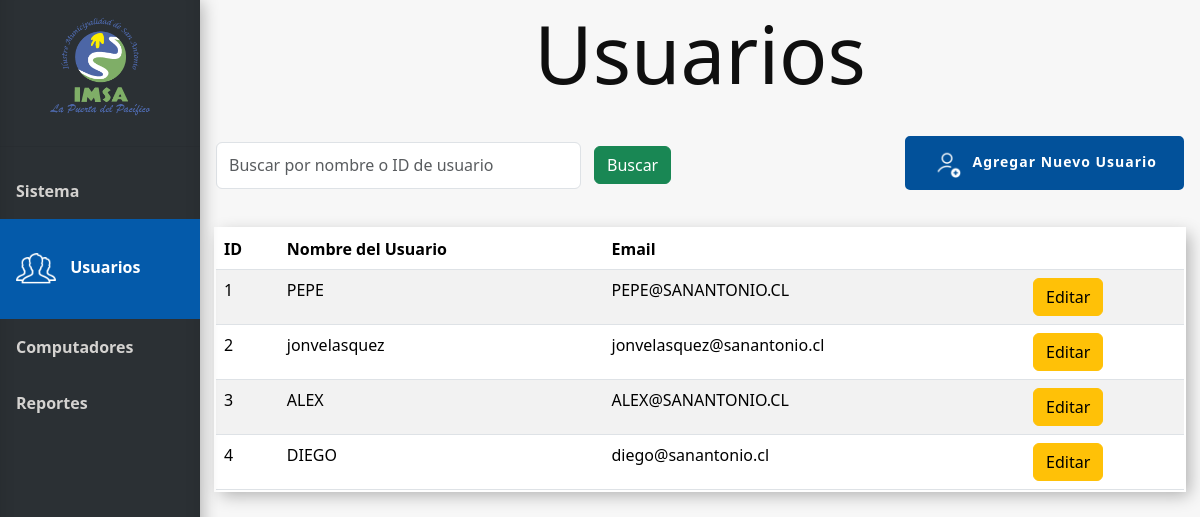
The page /usuarios on the database as committed earlier.
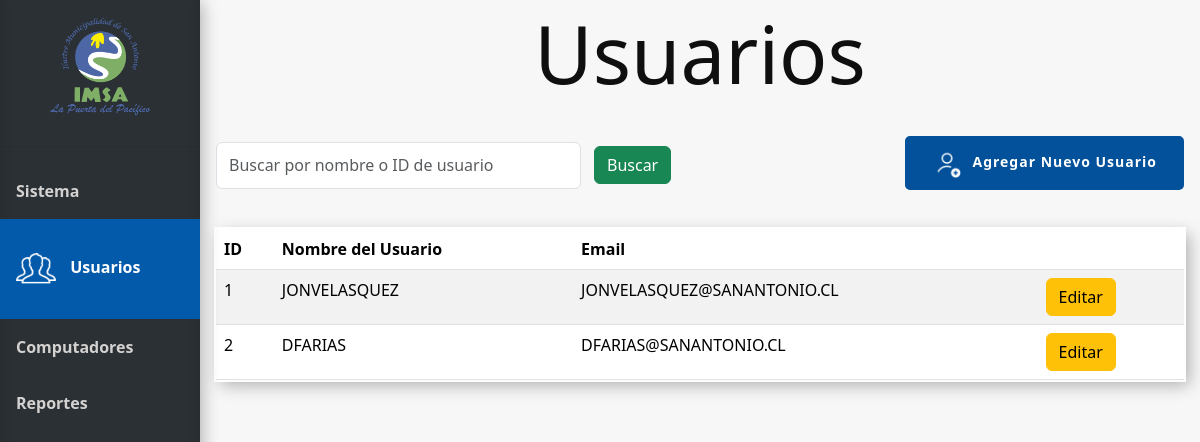
The same page on the database as committed later.
### tables this page shows
CREATE TABLE Usuario (
    Id_usuario INTEGER PRIMARY KEY AUTOINCREMENT,
    Nombre_user VARCHAR(100),
    Email VARCHAR(100)
);

### app.py (the view)
@app.route('/usuarios', methods=['GET'])
def usuarios():
    conn = get_db_connection()
    search_query = request.args.get('search', '')
    query = '''SELECT Usuario.Id_usuario, Usuario.Nombre_user, Usuario.Email FROM Usuario Where 1 = 1'''
    pcs = conn.execute("SELECT * FROM Pc").fetchall()
    params = []
    if search_query:
        query += ' AND (Usuario.Nombre_user LIKE ?  OR Usuario.Id_usuario LIKE ?)'
        params.extend(['%' + search_query + '%', '%' + search_query + '%'])
    users = conn.execute(query, params).fetchall()
    conn.close()
    return render_template('usuarios.html', users=users, pcs=pcs)

### app.py (called while the page is built)
def get_db_connection():
    conn = sqlite3.connect('database.db')
    conn.row_factory = sqlite3.Row
    return conn

### templates/usuarios.html (shortened to what this page needs)
{% extends 'base.html' %}
{% block head %}
<link rel="stylesheet" href="{{ url_for('static', filename='css/style_usuarios.css') }}">
{% endblock %}
{% block content %}
<h1 class="block-effect" style="--td:0.3s">
    <div class="block-reveal" style="--bc: #2b3034; --d: 0.5s">Usuarios</div>
</h1>
<div class="head">
    <div class="filtros">
        <form method="get" action="{{ url_for('usuarios') }}" id="filtro-form">
            <div class="filtro">
                <input class="form-control me-2" type="search" name="search"
                    placeholder="Buscar por nombre o ID de usuario" aria-label="Search"
                    value="{{ request.args.get('search', '') }}">
                <button class="btn btn-success" type="submit">Buscar</button>
            </div>
        </form>
    </div>
    <div class="Botones_Usuario">
        <button class="button_slide slide_left" data-bs-toggle="modal" data-bs-target="#ModalAgregarUsuario"><img
                id="agregar" src="{{ url_for('static', filename='img/icon-agregar-usuario.png') }}" alt="icon-agregar"
                width="30px"><b>Agregar Nuevo Usuario</b></button>
    </div>
</div>
{% if users %}
<table class="table table-responsive-md table-striped mt-3">
    <thead>
        <tr>
            <th>ID</th>
            <th>Nombre del Usuario</th>
            <th class="responsive">Email</th>
            <th></th>
        </tr>
    </thead>
    <tbody>
        {% for row in users %}
        <tr>
            <td>{{ row['Id_usuario'] }}</td>
            <td>{{ row['Nombre_user'] }}</td>
            <td class="responsive">{{ row['email'] }}</td>
            <td>
                <a href="{{ url_for('editar_usuario', id=row['Id_usuario']) }}" class="btn btn-warning">Editar</a>
            </td>
        </tr>
        {% endfor %}
    </tbody>
</table>
{% else %}
<tr>
    <div class="alert alert-danger" role="alert">
        No existen registros.
    </div>
</tr>
{% endif %}
{% endblock %}

### templates/base.html (shortened to what this page needs)
<!doctype html>
<html lang="en">
<head>
  {% block head %} {% endblock %}
  <link rel="stylesheet" href="{{ url_for('static', filename='css/style_base.css') }}">
  <link href="https://cdn.jsdelivr.net/npm/bootstrap@5.3.3/dist/css/bootstrap.min.css" rel="stylesheet"
>
</head>
<body>
  <div class="sidebar" style="display: flex; flex-direction: column;">
    <div class="tituloMenu">
        <img src="{{ url_for('static', filename='img/logo.png') }}" alt="Logo-IMSA" width="100px">
    </div>
    <hr>
    <a href="{{ url_for('index') }}" class="slide_right {% if request.endpoint == 'index' %}active{% endif %}">
        <b>Sistema</b>
    </a>
    <a href="{{ url_for('usuarios') }}" class="slide_right {% if request.endpoint == 'usuarios' %}active{% endif %}">
        <img id="icon-usuarios" class="menu-icon {% if request.endpoint == 'usuarios' %}show{% endif %}" src="{{ url_for('static', filename='img/icon-usuarios.png') }}" alt="icon-Usuarios">
        <b>Usuarios</b>
    </a>
    <a href="{{ url_for('computadores') }}" class="slide_right {% if request.endpoint == 'computadores' %}active{% endif %}">
        <b>Computadores</b>
    </a>
    <a href="#" class="slide_right {% if request.endpoint == '#' %}active{% endif %}">
        <b>Reportes</b>
    </a>
</div>
  <div class="content">
    {% block content %}
    {% endblock %}
  </div>
</body>
</html>

### static/css/style_usuarios.css (style rules this page uses)
* { margin: 0; padding: 0; }
.head { display: flex; width: 100%; justify-content: space-between; }
#agregar { margin-right: 10px; }
.Botones_Usuario { display: flex; align-items: center; }

### static/css/style_base.css (style rules this page uses)
body { margin: 0; font-family: "Lato", sans-serif; }
.content { background-color: #f7f7f7; }
*, *::before, *::after { margin: 0; padding: 0; box-sizing: border-box; }
body { font-family: -apple-system, BlinkMacSystemFont, 'Segoe UI', Roboto, Oxygen, Ubuntu, Cantarell, 'Open Sans', 'Helvetica Neue', sans-serif; }
.block-effect { font-size: calc(8px + 6vw); }
.block-reveal { --t: calc(var(--td) + var(--d)); color: transparent; padding: 4px; position: relative; overflow: hidden; animation: revealBlock 0s var(--t) forwards; }
.block-reveal::after { content: ''; width: 0%; height: 100%; padding-bottom: 4px; position: absolute; top: 0; left: 0; background: var(--bc); animation: revealingIn var(--td) var(--d) forwards, revealingOut var(--td) var(--t) forwards; }
h1 { text-align: center; }
.tituloMenu { display: flex; flex-direction: column; margin-top: 10px; margin-bottom: 10px; align-items: center; height: 11%; }
.sidebar { margin: 0; padding: 0; width: 200px; background-color: #2b3034; position: fixed; height: 100%; overflow: auto; box-shadow: inset 0 -1em 1em rgba(0, 0, 0, 0.1), 0.1em 0.1em 1em rgba(0, 0, 0, 0.3); }
.sidebar a { display: flex; align-items: center; color: #d4d2d0; padding: 16px; text-decoration: none; display: inline-block; cursor: pointer; box-shadow: inset 0 0 0 0 #00213e; -webkit-transition: ease-out 0.4s; -moz-transition: ease-out 0.4s; transition: ease-out 0.4s; }
.sidebar a.active { background-color: #045aaa; color: white; padding-top: 15%; padding-bottom: 15%; }
.button_slide { color: #FFF; border: 2px solid #02519a; background-color: #02519a; border-radius: 5px; padding: 10px 25px 10px 25px; display: inline-block; font-size: 14px; letter-spacing: 1px; cursor: pointer; box-shadow: inset 0 0 0 0 #00213e; -webkit-transition: ease-out 0.4s; -moz-transition: ease-out 0.4s; transition: ease-out 0.4s; }
div.content { margin-left: 200px; padding: 1px 16px; height: 1000px; }
.menu-icon { display: none; width: 40px; margin-right: 10px; }
.sidebar a.active .menu-icon, .sidebar a:hover .menu-icon { display: inline-block; }
.head { height: 100px; }
.filtros { width: 50%; display: flex; align-items: center; justify-content: space-around; }
.filtro { margin-top: 1%; padding-right: 1%; display: flex; flex-direction: row; width: 100%; }
#filtro-form { width: 100%; }
.filtro > button { margin: 1% 5% 1% 1%; }
.table { box-shadow: inset 0 -3em 3em rgba(0, 0, 0, 0.1), 0 0 0 2px rgb(255, 255, 255), 0.3em 0.3em 1em rgba(0, 0, 0, 0.3); margin-top: 2%; }

Rows that differ between the two databases and show on the page:
removed Usuario: Id_usuario "3", Nombre_user "ALEX", email "ALEX@SANANTONIO.CL"
removed Usuario: Id_usuario "4", Nombre_user "DIEGO", email "diego@sanantonio.cl"
changed Usuario id 1: Nombre_user "PEPE" → "JONVELASQUEZ"; email "PEPE@SANANTONIO.CL" → "JONVELASQUEZ@SANANTONIO.CL"
changed Usuario id 2: Nombre_user "jonvelasquez" → "DFARIAS"; email "jonvelasquez@sanantonio.cl" → "DFARIAS@SANANTONIO.CL"
